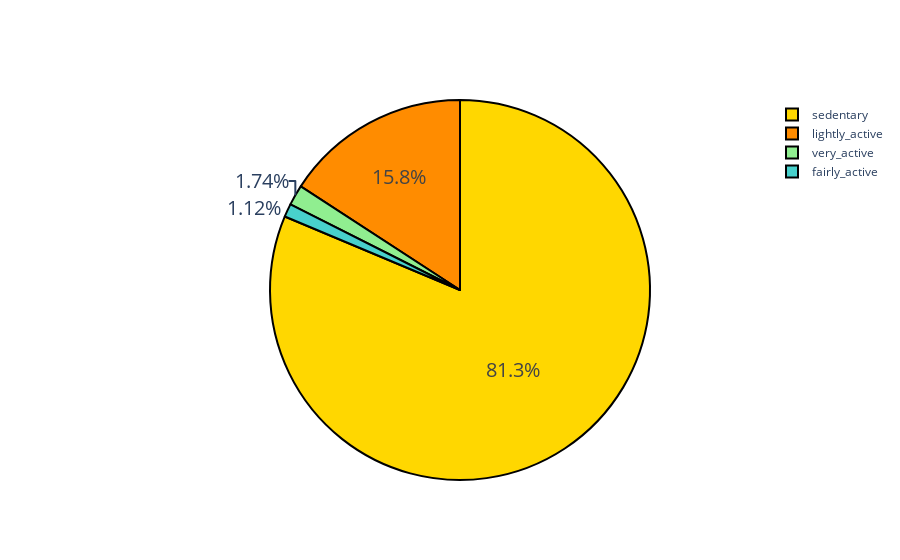

This figure's notebook cell:
### Markdown cell above
c. User Activity Tracking - Pie Chart

### Code cell
#import Go
import plotly.graph_objects as go
# Calculation for pie chart
very_active_mins = df["VeryActiveMinutes"].mean().round(1)
fairly_active_mins = df["FairlyActiveMinutes"].mean().round(1)
lightly_active_mins = df["LightlyActiveMinutes"].mean().round(1)
sedentary_mins = df["SedentaryMinutes"].mean().round(1)
labels = ['very_active', 'fairly_active', 'lightly_active', 'sedentary']
values = [very_active_mins, fairly_active_mins, lightly_active_mins, sedentary_mins]

# plot pie chart
fig = go.Figure(data=[go.Pie(labels=labels, values=values)])
colors = ['lightgreen', 'mediumturquoise', 'darkorange', 'gold']
fig.update_traces(hoverinfo='label+percent', textinfo='percent', textfont_size=20,
                  marker=dict(colors=colors, line=dict(color='#000000', width=2)))
fig.show()

### Figure 1 — Plotly figure (JSON) as saved in the notebook; plotly's stock layout.template omitted (floating-point values rounded to 4 significant figures)
{"data": [{"hoverinfo": "label+percent", "labels": ["very_active", "fairly_active", "lightly_active", "sedentary"], "marker": {"colors": ["lightgreen", "mediumturquoise", "darkorange", "gold"], "line": {"color": "#000000", "width": 2}}, "textfont": {"size": 20}, "textinfo": "percent", "type": "pie", "values": [21.2, 13.6, 192.8, 991.2]}], "layout": {}}
